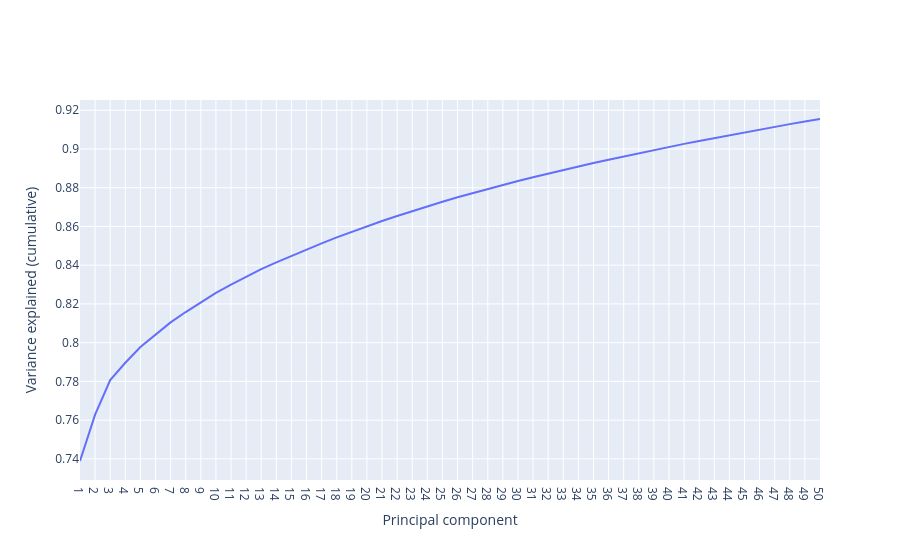

Write notebook code for a chart like this one.
### Code cell
# Create a cumulative sum of elements in the fracs array
x = np.arange(1, len(fracs) + 1)
y = np.cumsum(fracs) 

# Plotting the variance explained by cumulative proportion
fig = go.Figure(data = go.Scatter(x = x, y = y))
fig.update_layout(xaxis_title = 'Principal component', 
                  yaxis_title = 'Variance explained (cumulative)', 
                  xaxis = dict(dtick = 1.0))
fig.show()

### Figure 1 — Plotly figure (JSON) as saved in the notebook; plotly's stock layout.template omitted (floating-point values rounded to 4 significant figures)
{"data": [{"type": "scatter", "x": [1, 2, 3, 4, 5, 6, 7, 8, 9, 10, 11, 12, 13, 14, 15, 16, 17, 18, 19, 20, 21, 22, 23, 24, 25, 26, 27, 28, 29, 30, 31, 32, 33, 34, 35, 36, 37, 38, 39, 40, 41, 42, 43, 44, 45, 46, 47, 48, 49, 50], "y": [0.7389, 0.7629, 0.7807, 0.7896, 0.7977, 0.8043, 0.8105, 0.8158, 0.8209, 0.8257, 0.8299, 0.8341, 0.8379, 0.8414, 0.8448, 0.848, 0.8512, 0.8543, 0.8572, 0.86, 0.8628, 0.8654, 0.8679, 0.8704, 0.8727, 0.875, 0.8772, 0.8793, 0.8814, 0.8834, 0.8854, 0.8873, 0.8892, 0.891, 0.8927, 0.8945, 0.8962, 0.8978, 0.8995, 0.9011, 0.9026, 0.9041, 0.9056, 0.9071, 0.9086, 0.91, 0.9114, 0.9128, 0.9142, 0.9155]}], "layout": {"xaxis": {"dtick": 1, "title": {"text": "Principal component"}}, "yaxis": {"title": {"text": "Variance explained (cumulative)"}}}}
